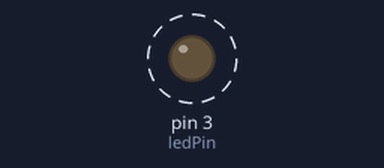
Recording of a sketch running on a simulated Arduino Uno, built with avr-gcc and run on an emulated ATmega328P. Shown: output pins drawn as LEDs (lit = HIGH). Dashed ring = blinking.

Above: at 0.05 s.
Timing chart, 0 to 3.0 s (numbered marks = the images above):
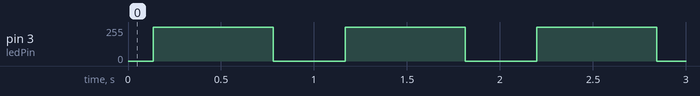

Measured:
- by itself, pin 3 (ledPin): alternates 255/255 for 0.65 s and 0/255 for 0.39 s

The sketch:

LuzAmarelaBarreiraEstrada.ino
```cpp
int ledPin = 3;

float rising;
float on;
float falling;
float off;

float proportions[] = {1,3,2,2};

const int cycleDuration = 1000; // milliseconds


void setup() {
  pinMode(ledPin, OUTPUT);
  calculateTimes();
}

void loop() {
  rise();
  keepOn();
  fall();
  keepOff();
}

////////////////////////////////////////////////////

void calculateTimes() {
  float sum = 0;
  for (int i = 0; i < 4; i++) {
    sum += proportions[i];
  }
  rising  = proportions[0] * cycleDuration / sum;
  on      = proportions[1] * cycleDuration / sum;
  falling = proportions[2] * cycleDuration / sum;
  off     = proportions[3] * cycleDuration / sum;
}

////////////////////////////////////////////////////

void rise() {
  for (int t = 0; t < rising; t++) {
    writeIntensity(t, rising);
  }
}

void keepOn() {
  digitalWrite(ledPin, HIGH);
  delay((int)on);
}

void fall() {
  for (int t = falling; t > 0; t--) {
    writeIntensity(t, falling);
  }
}

void keepOff() {
  digitalWrite(ledPin, LOW);
  delay((int)off);
}

void writeIntensity(float value, float reference) {
  long intensity = map(value, 0, reference, 0, 255);
  analogWrite(ledPin, intensity);
  delay(1);
}
```
